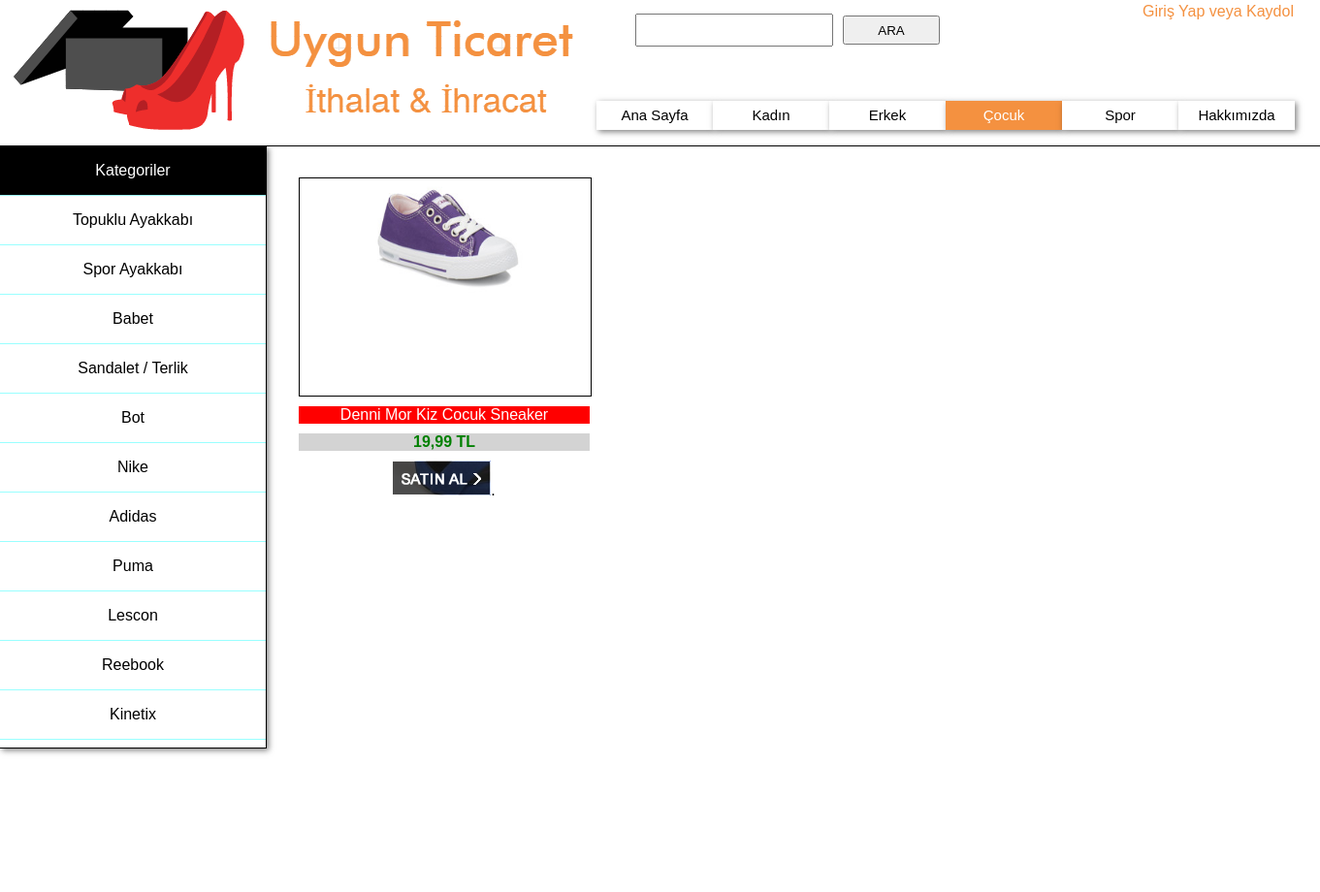
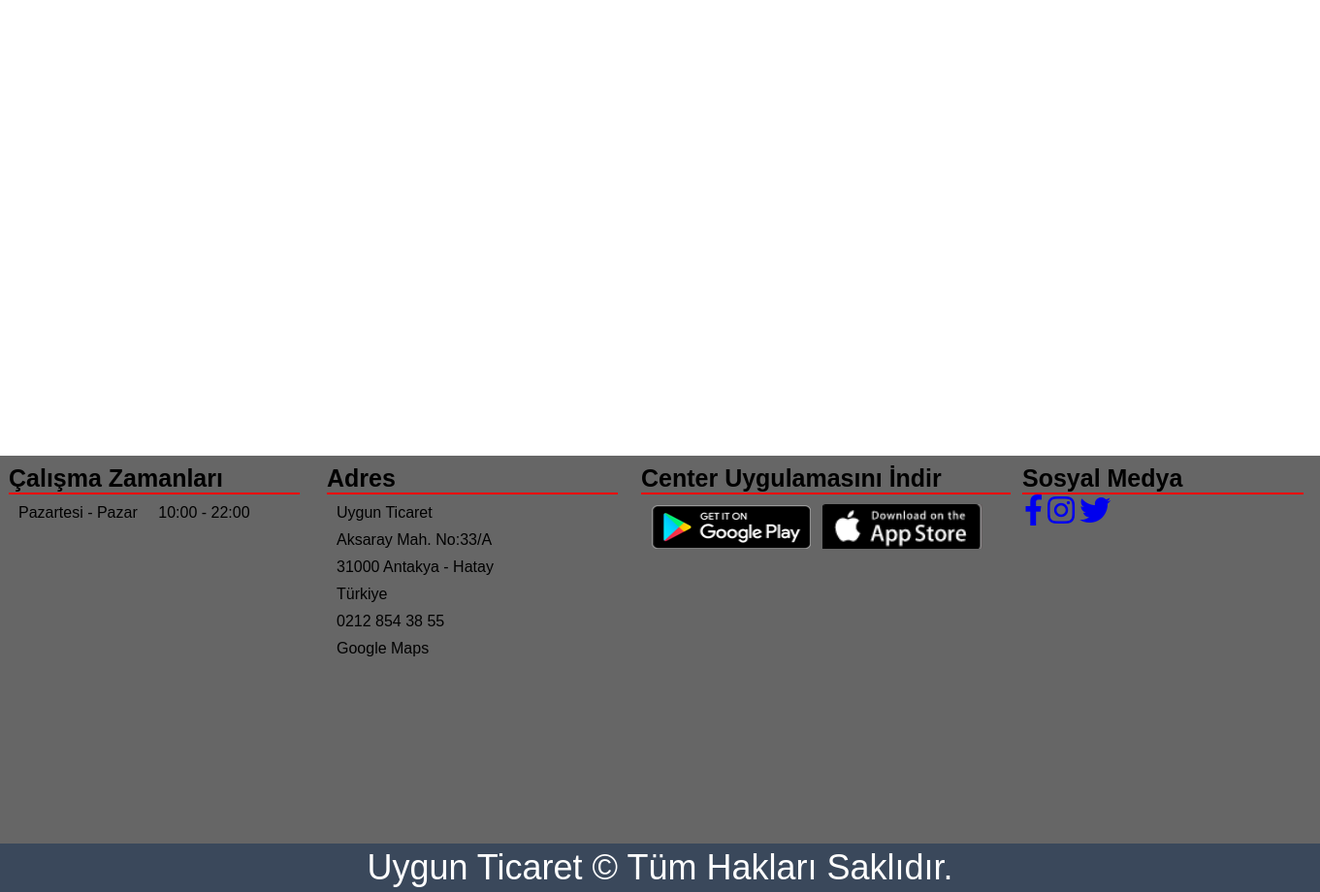
The page /cocuk.php on the database its author committed (2 pictures, top to bottom).
### tables this page shows
CREATE TABLE IF NOT EXISTS `urunler` (
  `Kimlik` int(11) NOT NULL AUTO_INCREMENT,
  `resim` varchar(255) NOT NULL,
  `marka` varchar(255) NOT NULL,
  `urun_adi` varchar(255) NOT NULL,
  `fiyat` varchar(255) NOT NULL,
  `kategori_id` int(11) NOT NULL,
  PRIMARY KEY (`Kimlik`)
);

### cocuk.php (the view, shortened to what this page needs)
<!DOCTYPE html PUBLIC "-//W3C//DTD XHTML 1.0 Transitional//EN" "http://www.w3.org/TR/xhtml1/DTD/xhtml1-transitional.dtd">
<html xmlns="http://www.w3.org/1999/xhtml">
<head>
     <link rel="stylesheet" href="https://use.fontawesome.com/releases/v5.0.10/css/all.css"/>
</head>
<body>
<div id="kapsayici">
<div id="ustbanner">
  <div id="resim"><img src="images/ayakk.png" width="238" height="124" /></div>
<div id="resim2"><img src="images/bilgi.fw.png" width="338" height="139" /></div>
<div id="menu">
  <ul>
    <li><a href="index.php">Ana Sayfa</a></li>
    <li><a href="kadin.php" >Kadın</a></li>
    <li><a href="erkek.php" >Erkek</a></li>
    <li><a href="cocuk.php" style="background-color:#f49140;
	color:white;">Çocuk</a></li>
    <li><a href="spor.php">Spor</a></li>
    <li><a href="hak.php">Hakkımızda</a></li>
  </ul>
</div>
<div id="giris"><a href="giris.php" style="color:#f49140;">Giriş Yap veya Kaydol</a></div>
<div id="ara">
  <form id="form1" name="form1" method="post" action="">
    <table width="210" height="54" border="0" cellspacing="10">
      <tr>
        <td><label for="textfield"></label>
          <input type="text" name="ara" id="textfield" style="width:200px;height:30px;" /></td>
        <td><input type="submit" name="arabutton" id="button" value="ARA" style="width:100px;height:30px;" /></td>
      </tr>
    </table>
  </form>
</div>
</div>
<div id="kate">
  <ul>
     <li><a href="#" style="background-color:#000; color:#FFF;">Kategoriler</a></li>
            <li><a href="topuklu.php">Topuklu Ayakkabı</a></li>
            <li><a href="spor.php">Spor Ayakkabı</a></li>
            <li><a href="babet.php">Babet</a></li>
            <li><a href="sandalet-terlik.php">Sandalet / Terlik</a></li>
            <li><a href="bot.php">Bot</a></li>
            <li><a href="nike.php">Nike</a></li>
            <li><a href="adidas.php">Adidas</a></li>
            <li><a href="puma.php">Puma</a></li>
            <li><a href="lescon.php">Lescon</a></li>
            <li><a href="reebook.php">Reebook</a></li>
            <li><a href="kinetix.php">Kinetix</a></li>
  </ul>
</div>
<div id="rek">
   <?php
$baglan=@mysql_connect("localhost","root","");
$listele=@mysql_query("select * from urunler where kategori_id=1",$baglan);
while($goster = mysql_fetch_array($listele))
{
$resim=$goster['resim'];
$urunadi=$goster['urun_adi'];
$fiyat=$goster['fiyat'];
echo "<div class=vtkap>";
echo "<div class=resim>"."<img src=images/$resim width=201 height=214 />"."</div>";
echo "<div class=marka>"."$urunadi"."</div>";
echo "<div class=fiyat>"."<font color=green><b>$fiyat</b></font>"."</div>";
echo "<div class=satinal>".'<a href="ayrinti.php?Kimlik='.$goster['Kimlik'].'">'."<img src='images/satinal.PNG' width='101' height='36' /></a>."."</div>";
echo "</div>";
}
?>
  </div>
   <div id="footer2">
    <div id="calismazaman"><span class="zz">Çalışma Zamanları</span><hr color="#FF0000" />
      <table width="265" border="0" cellspacing="10">
        <tr>
          <td width="132">Pazartesi - Pazar</td>
          <td width="99">10:00 - 22:00</td>
        </tr>
      </table>
      <br />
    </div>
    <div id="calismazaman2"><span class="zz">Adres</span><hr color="#FF0000" />
    <table width="200" border="0" cellspacing="10">
  <tr>
    <td>Uygun Ticaret</td>
  </tr>
  <tr>
    <td>Aksaray Mah. No:33/A</td>
  </tr>
  <tr>
    <td>31000 Antakya - Hatay</td>
  </tr>
  <tr>
    <td>Türkiye</td>
  </tr>
  <tr>
    <td>0212 854 38 55</td>
  </tr>
  <tr>
    <td>Google Maps</td>
  </tr>
</table>
    </div>
    <div id="calismazaman3"><span class="zz">Center Uygulamasını İndir</span><hr color="#FF0000" />
      <table width="364" border="0" cellspacing="10">
        <tr>
          <td><img src="images/google-play.png" width="165" height="46" /></td>
          <td><img src="images/Ekran Alıntısı.PNG" width="165" height="46" /></td>
        </tr>
      </table>
    </div>
    <div id="sosyalmedya"><span class="zz">Sosyal Medya</span><hr color="#FF0000" />
    <table width="94" border="0" cellspacing="0">
  <tr>
    <td width="20"><center><a href="#"><i class="fab fa-facebook-f fa-2x"></i></a></center></td>
    <td width="22"><center><a href="#"><i class="fab fa-instagram fa-2x"></i></a></center></td>
    <td width="29"><center><a href="#"><i class="fab fa-twitter fa-2x"></i></a></center></td>
  </tr>
  <tr>
    <td>&nbsp;</td>
    <td>&nbsp;</td>
    <td>&nbsp;</td>
  </tr>
  <tr>
    <td>&nbsp;</td>
    <td>&nbsp;</td>
    <td>&nbsp;</td>
  </tr>
</table>
        </div>
        </div>
  <div id="footer">Uygun Ticaret &copy; Tüm Hakları Saklıdır.</div>
</div>
</body>
</html>

### cocuk.php (style rules this page uses)
* { margin:0px; padding:0px; list-style:none; font-family:Tahoma, Geneva, sans-serif; text-decoration:none; }
#footer { position: absolute; width: 100%; height: 50px; z-index: 2; top: 1790px; background-color: #3A485B; text-align: center; font-size: 36px; line-height: 50px; color: #FFFFFF; float: right; left: 0px; }
#ustbanner { position: relative; width: 100%; height: 150px; z-index: 999; border-bottom:1px solid black; position:fixed; background-color:#FFF; }
#resim { position: absolute; width:auto; left: 14px; top: 10px; }
#resim2 { position: absolute; width: auto; left: 269px; top: 5px; }
#menu { position: absolute; width: 900px; height: 48px; z-index: 1; left: 615px; top: 104px; }
#menu ul li { float:left; }
#menu ul li a { display:block; text-decoration:none; font-size:15px; width:120px; height:30px; text-align:center; color:black; background-color:#FFF; box-shadow: 2px 2px 6px rgba(0, 0, 1, 0.5); line-height:30px; }
#kapsayici { position: relative; width: 100%; height: 1300px; z-index: 2; }
#giris { position: absolute; width: 181px; height: 90px; z-index: 3; left: 1178px; top: 3px; }
#ara { position: absolute; width: 321px; height: 76px; z-index: 3; left: 645px; top: 4px; }
#kate { position: absolute; width: 274px; height: 620px; z-index: 3; border-right: 1px solid black; background-color:#FFF; border-bottom:1px solid black; top:151px; background-color:#FFF; box-shadow: 2px 2px 6px rgba(0, 0, 1, 0.5); }
#kate ul li a { display:block; text-align:center; text-decoration:none; height:50px; line-height:50px; color:black; border-bottom:1px solid #9FF; }
#rek { position: absolute; width: 1063px; height: 585px; z-index: 3; left: 288px; top: 163px; }
#footer2 { position: absolute; width: 100%; height: 400px; z-index: 2; top: 1390px; background-color: #666666; float: right; left: 0px; }
#calismazaman { position: absolute; width: 300px; height: 254px; z-index: 1; left: 9px; top: 9px; font-family: Arial, Helvetica, sans-serif; }
.zz { font-family: Arial, Helvetica, sans-serif; font-size: 25px; font-weight: bold; }
#calismazaman2 { position: absolute; width: 300px; height: 254px; z-index: 2; left: 337px; top: 9px; font-family: Arial, Helvetica, sans-serif; }
#calismazaman3 { position: absolute; width: 381px; height: 254px; z-index: 3; left: 661px; top: 9px; }
#sosyalmedya { position: absolute; width: 290px; height: 254px; z-index: 4; left: 1054px; top: 9px; }
.resim { width:300px; border:1px solid black; height:224px; text-align:Center; margin-bottom:10px; }
.marka { width:300px; text-align:center; background-color:red; color:white; margin-bottom:10px; }
.satinal { width:300px; text-align:center; }
.fiyat { text-align:center; width:300px; background-color:lightgray; margin-bottom:10px; }
.vtkap { position:relative; margin-bottom:10px; float:left; padding:10px; margin:10px; }

### rows shown on the page
urunler: resim (picture), urun_adi "Denni Mor Kiz Cocuk Sneaker", fiyat "19,99 TL"
